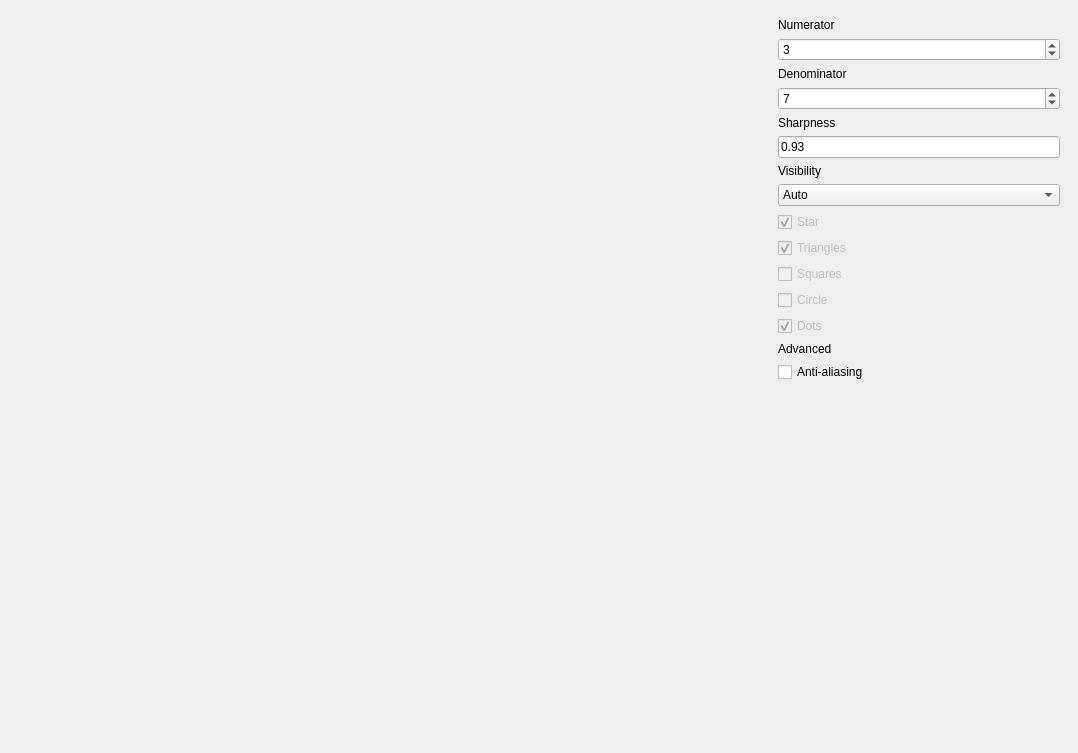
<?xml version="1.0" encoding="UTF-8"?>
<ui version="4.0">
 <class>main_window</class>
 <widget class="QMainWindow" name="main_window">
  <property name="geometry">
   <rect>
    <x>0</x>
    <y>0</y>
    <width>1078</width>
    <height>753</height>
   </rect>
  </property>
  <property name="windowTitle">
   <string>Mathologer Little Miracle Animation</string>
  </property>
  <widget class="QWidget" name="centralwidget">
   <layout class="QHBoxLayout" name="horizontalLayout">
    <item>
     <widget class="star_widget" name="animation" native="true">
      <property name="sizePolicy">
       <sizepolicy hsizetype="Expanding" vsizetype="Preferred">
        <horstretch>0</horstretch>
        <verstretch>0</verstretch>
       </sizepolicy>
      </property>
     </widget>
    </item>
    <item>
     <widget class="QWidget" name="right_pane" native="true">
      <property name="sizePolicy">
       <sizepolicy hsizetype="Fixed" vsizetype="Preferred">
        <horstretch>0</horstretch>
        <verstretch>0</verstretch>
       </sizepolicy>
      </property>
      <property name="minimumSize">
       <size>
        <width>300</width>
        <height>0</height>
       </size>
      </property>
      <layout class="QVBoxLayout" name="verticalLayout">
       <item>
        <widget class="QLabel" name="label">
         <property name="text">
          <string>Numerator</string>
         </property>
        </widget>
       </item>
       <item>
        <widget class="QSpinBox" name="numerator_spinbox">
         <property name="toolTip">
          <string>&lt;html&gt;&lt;head/&gt;&lt;body&gt;&lt;p&gt;Numerator and Denominator determine the relative size of the rotating circle.&lt;ul style=&quot;list-style:none;&quot;&gt;&lt;li&gt;R&lt;span style=&quot; vertical-align:sub;&quot;&gt;rotating&lt;/span&gt; = R&lt;span style=&quot; vertical-align:sub;&quot;&gt;static&lt;/span&gt; ⋅ N/D&lt;/li&gt;&lt;/ul&gt;&lt;/p&gt;&lt;p&gt;Where&lt;ul style=&quot;list-style:none;&quot;&gt;&lt;li&gt;R&lt;span style=&quot; vertical-align:sub;&quot;&gt;rotating&lt;/span&gt; — radius of the rotating circle&lt;/li&gt;&lt;li&gt;R&lt;span style=&quot; vertical-align:sub;&quot;&gt;static&lt;/span&gt; — radius of the static circle&lt;/li&gt;&lt;li&gt;N — numerator&lt;/li&gt;&lt;li&gt;D — denominator&lt;/li&gt;&lt;/ul&gt;&lt;/body&gt;&lt;/html&gt;</string>
         </property>
         <property name="minimum">
          <number>1</number>
         </property>
         <property name="value">
          <number>3</number>
         </property>
        </widget>
       </item>
       <item>
        <widget class="QLabel" name="label_2">
         <property name="text">
          <string>Denominator</string>
         </property>
        </widget>
       </item>
       <item>
        <widget class="QSpinBox" name="denominator_spinbox">
         <property name="toolTip">
          <string>&lt;html&gt;&lt;head/&gt;&lt;body&gt;&lt;p&gt;Numerator and Denominator determine the relative size of the rotating circle.&lt;ul style=&quot;list-style:none;&quot;&gt;&lt;li&gt;R&lt;span style=&quot; vertical-align:sub;&quot;&gt;rotating&lt;/span&gt; = R&lt;span style=&quot; vertical-align:sub;&quot;&gt;static&lt;/span&gt; ⋅ N/D&lt;/li&gt;&lt;/ul&gt;&lt;/p&gt;&lt;p&gt;Where&lt;ul style=&quot;list-style:none;&quot;&gt;&lt;li&gt;R&lt;span style=&quot; vertical-align:sub;&quot;&gt;rotating&lt;/span&gt; — radius of the rotating circle&lt;/li&gt;&lt;li&gt;R&lt;span style=&quot; vertical-align:sub;&quot;&gt;static&lt;/span&gt; — radius of the static circle&lt;/li&gt;&lt;li&gt;N — numerator&lt;/li&gt;&lt;li&gt;D — denominator&lt;/li&gt;&lt;/ul&gt;&lt;/body&gt;&lt;/html&gt;</string>
         </property>
         <property name="minimum">
          <number>2</number>
         </property>
         <property name="maximum">
          <number>999</number>
         </property>
         <property name="value">
          <number>7</number>
         </property>
        </widget>
       </item>
       <item>
        <widget class="QLabel" name="label_3">
         <property name="text">
          <string>Sharpness</string>
         </property>
        </widget>
       </item>
       <item>
        <widget class="sharpness_line_edit" name="sharpness_edit">
         <property name="toolTip">
          <string>&lt;html&gt;&lt;head/&gt;&lt;body&gt;&lt;p&gt;Sharpness determines how sharp the corners of the star are. Value 1 means maximal sharpness, the lower the value the more round the star is.&lt;/p&gt;&lt;p&gt;Internally sharpness determines the ratio between the radius of circle on which the dot that traces the star is located and the radius of the rotating circle:&lt;/p&gt;&lt;ul style=&quot;list-style:none;&quot;&gt;&lt;li&gt;R&lt;span style=&quot; vertical-align:sub;&quot;&gt;dot&lt;/span&gt; = S ⋅ R&lt;span style=&quot;vertical-align:sub;&quot;&gt;rotating&lt;/span&gt;&lt;/li&gt;&lt;/ul&gt;&lt;p&gt;Where&lt;/p&gt;&lt;ul style=&quot;list-style:none;&quot;&gt;&lt;li&gt;R&lt;span style=&quot; vertical-align:sub;&quot;&gt;dot&lt;/span&gt; — the radius of circle on which the dot that traces the star is located&lt;/li&gt;&lt;li&gt;S — sharpness&lt;/li&gt;&lt;li&gt;R&lt;span style=&quot;vertical-align:sub;&quot;&gt;rotating&lt;/span&gt; — the radius of the rotating circle&lt;/li&gt;&lt;/ul&gt;&lt;/body&gt;&lt;/html&gt;</string>
         </property>
         <property name="text">
          <string>0.93</string>
         </property>
        </widget>
       </item>
       <item>
        <widget class="QLabel" name="label_4">
         <property name="text">
          <string>Visibility</string>
         </property>
        </widget>
       </item>
       <item>
        <widget class="QComboBox" name="visibility_combobox">
         <property name="toolTip">
          <string>&lt;html&gt;&lt;head/&gt;&lt;body&gt;&lt;p&gt;Visibility determines what elements of the animation are visible.&lt;ul style=&quot;list-style:none;&quot;&gt;&lt;li&gt;Auto — different elements are shown and hidden automatically over time&lt;/li&gt;&lt;li&gt;Custom — what elements are shown is manually selectable by user&lt;/li&gt;&lt;/ul&gt;&lt;/p&gt;&lt;/body&gt;&lt;/html&gt;</string>
         </property>
         <item>
          <property name="text">
           <string>Auto</string>
          </property>
         </item>
         <item>
          <property name="text">
           <string>Custom</string>
          </property>
         </item>
        </widget>
       </item>
       <item>
        <widget class="QCheckBox" name="star_checkbox">
         <property name="enabled">
          <bool>false</bool>
         </property>
         <property name="text">
          <string>Star</string>
         </property>
         <property name="checkable">
          <bool>true</bool>
         </property>
         <property name="checked">
          <bool>true</bool>
         </property>
        </widget>
       </item>
       <item>
        <widget class="QCheckBox" name="triangles_checkbox">
         <property name="enabled">
          <bool>false</bool>
         </property>
         <property name="text">
          <string>Triangles</string>
         </property>
         <property name="checkable">
          <bool>true</bool>
         </property>
         <property name="checked">
          <bool>true</bool>
         </property>
        </widget>
       </item>
       <item>
        <widget class="QCheckBox" name="squares_checkbox">
         <property name="enabled">
          <bool>false</bool>
         </property>
         <property name="text">
          <string>Squares</string>
         </property>
         <property name="checkable">
          <bool>true</bool>
         </property>
        </widget>
       </item>
       <item>
        <widget class="QCheckBox" name="circle_checkbox">
         <property name="enabled">
          <bool>false</bool>
         </property>
         <property name="text">
          <string>Circle</string>
         </property>
         <property name="checkable">
          <bool>true</bool>
         </property>
         <property name="checked">
          <bool>false</bool>
         </property>
        </widget>
       </item>
       <item>
        <widget class="QCheckBox" name="dots_checkbox">
         <property name="enabled">
          <bool>false</bool>
         </property>
         <property name="text">
          <string>Dots</string>
         </property>
         <property name="checkable">
          <bool>true</bool>
         </property>
         <property name="checked">
          <bool>true</bool>
         </property>
        </widget>
       </item>
       <item>
        <widget class="QLabel" name="label_11">
         <property name="text">
          <string>Advanced</string>
         </property>
        </widget>
       </item>
       <item>
        <widget class="QCheckBox" name="antialiasing_checkbox">
         <property name="toolTip">
          <string>Enabling anti-aliasing makes edges of the lines smooth at the expense of longer rendering time.</string>
         </property>
         <property name="text">
          <string>Anti-aliasing</string>
         </property>
        </widget>
       </item>
       <item>
        <spacer name="verticalSpacer">
         <property name="orientation">
          <enum>Qt::Vertical</enum>
         </property>
         <property name="sizeHint" stdset="0">
          <size>
           <width>20</width>
           <height>438</height>
          </size>
         </property>
        </spacer>
       </item>
      </layout>
     </widget>
    </item>
   </layout>
  </widget>
 </widget>
 <customwidgets>
  <customwidget>
   <class>star_widget</class>
   <extends>QWidget</extends>
   <header>star_widget.h</header>
   <container>1</container>
  </customwidget>
  <customwidget>
   <class>sharpness_line_edit</class>
   <extends>QLineEdit</extends>
   <header>sharpness_line_edit.h</header>
  </customwidget>
 </customwidgets>
 <resources/>
 <connections/>
</ui>
